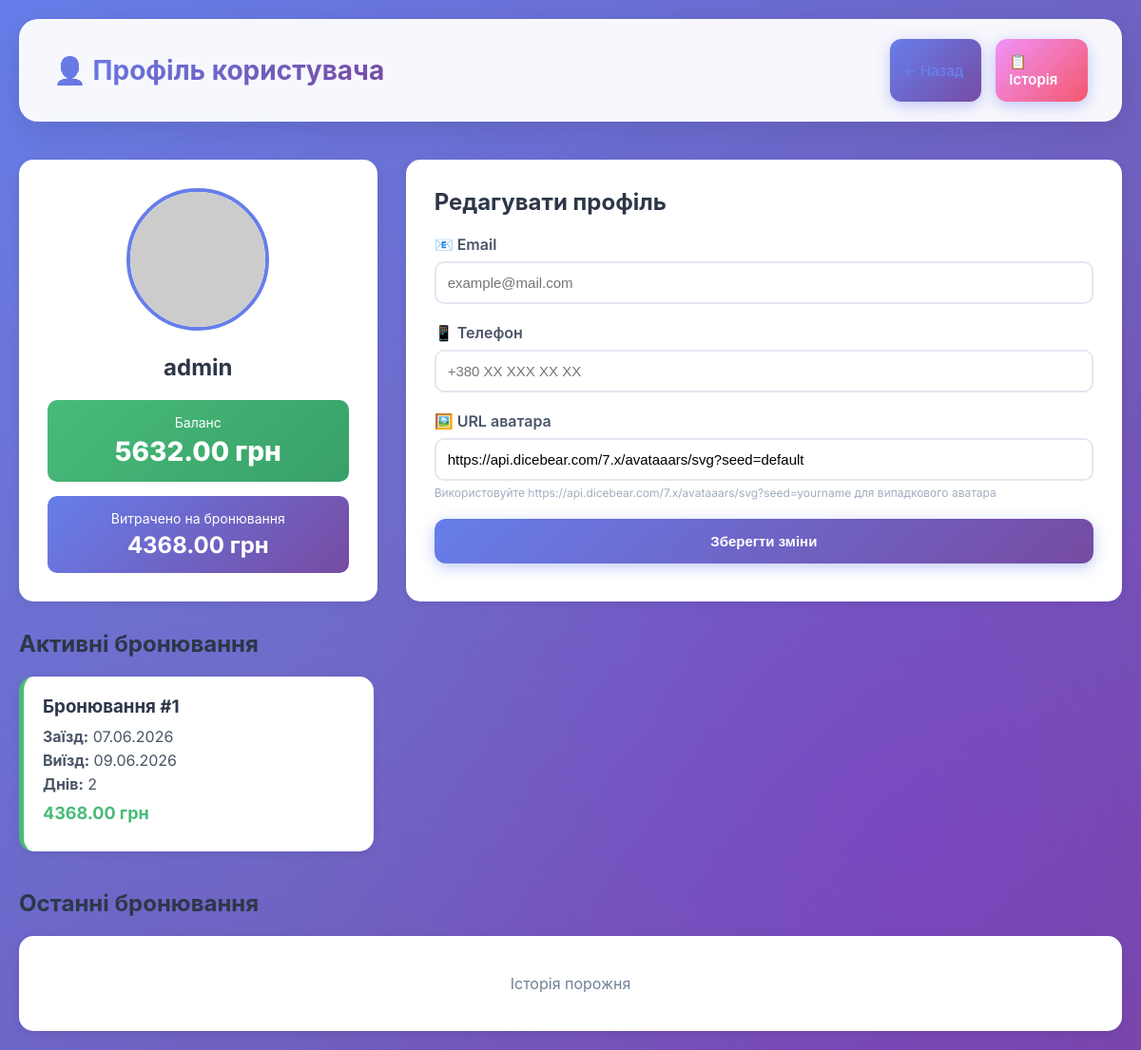
Screenshot of /profile (signed in) with the database file from the repository.
### database.py (models this page shows)
class User(db.Model):
    __tablename__ = "users"
    id: Mapped[int] = mapped_column(primary_key=True)
    username: Mapped[str] = mapped_column(String(50), unique=True, nullable=False)
    password: Mapped[str] = mapped_column(String(256), nullable=False)
    balance: Mapped[float] = mapped_column(Float, default=0.0, nullable=False)
    email: Mapped[str] = mapped_column(String(100), nullable=True)
    phone: Mapped[str] = mapped_column(String(20), nullable=True)
    avatar_url: Mapped[str] = mapped_column(String(200), nullable=True, default="https://api.dicebear.com/7.x/avataaars/svg?seed=default")
    is_admin: Mapped[bool] = mapped_column(Boolean, default=False, nullable=False)

class Booking(db.Model):
    __tablename__ = "bookings"
    id: Mapped[int] = mapped_column(primary_key=True)
    user_id: Mapped[int] = mapped_column(ForeignKey("users.id"), nullable=False)
    product_id: Mapped[int] = mapped_column(ForeignKey("products.id"), nullable=False)
    check_in: Mapped[datetime] = mapped_column(Date, nullable=False)
    check_out: Mapped[datetime] = mapped_column(Date, nullable=False)
    total_price: Mapped[float] = mapped_column(Float, nullable=False)
    status: Mapped[str] = mapped_column(String(20), default="active", nullable=False)
    created_at: Mapped[datetime] = mapped_column(DateTime, default=datetime.utcnow)
    cancelled_at: Mapped[datetime] = mapped_column(DateTime, nullable=True)

### app.py (the view)
@app.route('/profile')
def profile():
    if 'user_id' not in session:
        return redirect(url_for('login'))
    user = db.session.execute(db.select(User).filter_by(id=session['user_id'])).scalar_one_or_none()
    if not user:
        flash("Користувача не знайдено!")
        return redirect(url_for('login'))
    active_bookings = db.session.execute(
        db.select(Booking).filter_by(user_id=session['user_id'], status='active').order_by(Booking.check_in)
    ).scalars().all()
    past_bookings = db.session.execute(
        db.select(Booking).filter(
            Booking.user_id == session['user_id'],
            (Booking.status == 'cancelled') | (Booking.check_out < date.today())
        ).order_by(Booking.created_at.desc()).limit(10)
    ).scalars().all()
    total_spent = db.session.execute(
        db.select(db.func.sum(Booking.total_price)).filter_by(user_id=session['user_id'], status='active')
    ).scalar() or 0.0
    return render_template(
        'profile.html',
        user=user,
        active_bookings=active_bookings,
        past_bookings=past_bookings,
        total_spent=total_spent
    )

### templates/profile.html (shortened to what this page needs)
<!DOCTYPE html>
<html lang="uk">
<head>
    <link rel="stylesheet" href="{{ url_for('static', filename='style.css') }}">
</head>
<body>
    <div class="container">
        <div class="header-box">
            <h1>👤 Профіль користувача</h1>
            <div style="display: flex; gap: 15px;">
                <a href="{{ url_for('index') }}" class="btn-book" style="text-decoration: none; background: linear-gradient(135deg, #667eea 0%, #764ba2 100%);">← Назад</a>
                <a href="{{ url_for('booking_history') }}" class="btn-book" style="text-decoration: none; background: linear-gradient(135deg, #f093fb 0%, #f5576c 100%);">📋 Історія</a>
            </div>
        </div>
        <div style="display: grid; grid-template-columns: 1fr 2fr; gap: 30px; margin-bottom: 30px;">
            <div style="background: white; padding: 30px; border-radius: 15px; box-shadow: 0 2px 10px rgba(0,0,0,0.08); text-align: center;">
                <img src="{{ user.avatar_url }}" alt="Avatar" style="width: 150px; height: 150px; border-radius: 50%; margin-bottom: 20px; border: 4px solid #667eea;">
                <h2 style="color: #2d3748; margin-bottom: 10px;">{{ user.username }}</h2>
                <div style="background: linear-gradient(135deg, #48bb78 0%, #38a169 100%); color: white; padding: 15px; border-radius: 10px; margin-top: 20px;">
                    <div style="font-size: 14px; margin-bottom: 5px;">Баланс</div>
                    <div style="font-size: 28px; font-weight: 800;">{{ "%.2f"|format(user.balance) }} грн</div>
                </div>
                <div style="background: linear-gradient(135deg, #667eea 0%, #764ba2 100%); color: white; padding: 15px; border-radius: 10px; margin-top: 15px;">
                    <div style="font-size: 14px; margin-bottom: 5px;">Витрачено на бронювання</div>
                    <div style="font-size: 24px; font-weight: 700;">{{ "%.2f"|format(total_spent) }} грн</div>
                </div>
            </div>
            <div style="background: white; padding: 30px; border-radius: 15px; box-shadow: 0 2px 10px rgba(0,0,0,0.08);">
                <h2 style="color: #2d3748; margin-bottom: 20px;">Редагувати профіль</h2>
                <form action="{{ url_for('update_profile') }}" method="post" style="display: flex; flex-direction: column; gap: 20px;">
                    <div>
                        <label style="display: block; margin-bottom: 8px; color: #4a5568; font-weight: 600;">📧 Email</label>
                        <input type="email" name="email" value="{{ user.email or '' }}" placeholder="example@mail.com" style="width: 100%; padding: 12px; border: 2px solid #e2e8f0; border-radius: 10px; font-size: 15px;">
                    </div>
                    <div>
                        <label style="display: block; margin-bottom: 8px; color: #4a5568; font-weight: 600;">📱 Телефон</label>
                        <input type="tel" name="phone" value="{{ user.phone or '' }}" placeholder="+380 XX XXX XX XX" style="width: 100%; padding: 12px; border: 2px solid #e2e8f0; border-radius: 10px; font-size: 15px;">
                    </div>
                    <div>
                        <label style="display: block; margin-bottom: 8px; color: #4a5568; font-weight: 600;">🖼️ URL аватара</label>
                        <input type="url" name="avatar_url" value="{{ user.avatar_url or '' }}" placeholder="https://example.com/avatar.png" style="width: 100%; padding: 12px; border: 2px solid #e2e8f0; border-radius: 10px; font-size: 15px;">
                        <p style="font-size: 12px; color: #a0aec0; margin-top: 5px;">Використовуйте https://api.dicebear.com/7.x/avataaars/svg?seed=yourname для випадкового аватара</p>
                    </div>
                    <button type="submit" class="btn-book" style="width: 100%; padding: 15px;">Зберегти зміни</button>
                </form>
            </div>
        </div>
        <h2 style="color: #2d3748; margin-bottom: 20px;">Активні бронювання</h2>
        {% if active_bookings %}
            <div style="display: grid; grid-template-columns: repeat(auto-fill, minmax(300px, 1fr)); gap: 20px; margin-bottom: 40px;">
                {% for booking in active_bookings %}
                    {% for p in [booking] %}
                        <div style="background: white; padding: 20px; border-radius: 15px; box-shadow: 0 2px 10px rgba(0,0,0,0.08); border-left: 5px solid #48bb78;">
                            <h3 style="color: #2d3748; margin-bottom: 10px;">Бронювання #{{ booking.id }}</h3>
                            <p style="color: #4a5568; margin: 5px 0;"><strong>Заїзд:</strong> {{ booking.check_in.strftime('%d.%m.%Y') }}</p>
                            <p style="color: #4a5568; margin: 5px 0;"><strong>Виїзд:</strong> {{ booking.check_out.strftime('%d.%m.%Y') }}</p>
                            <p style="color: #4a5568; margin: 5px 0;"><strong>Днів:</strong> {{ (booking.check_out - booking.check_in).days }}</p>
                            <p style="color: #48bb78; margin: 10px 0; font-size: 18px; font-weight: 700;">{{ "%.2f"|format(booking.total_price) }} грн</p>
                        </div>
                    {% endfor %}
                {% endfor %}
            </div>
        {% else %}
            <div style="background: white; padding: 40px; border-radius: 15px; box-shadow: 0 2px 10px rgba(0,0,0,0.08); text-align: center; margin-bottom: 40px;">
                <p style="color: #718096; font-size: 16px;">Немає активних бронювань</p>
            </div>
        {% endif %}
        <h2 style="color: #2d3748; margin-bottom: 20px;">Останні бронювання</h2>
        {% if past_bookings %}
            <div style="background: white; border-radius: 15px; box-shadow: 0 2px 10px rgba(0,0,0,0.08); overflow: hidden;">
                <table style="width: 100%; border-collapse: collapse;">
                    <thead style="background: #f7fafc;">
                        <tr>
                            <th style="padding: 12px; text-align: left; color: #4a5568; font-weight: 600; font-size: 14px;">ID</th>
                            <th style="padding: 12px; text-align: left; color: #4a5568; font-weight: 600; font-size: 14px;">Дати</th>
                            <th style="padding: 12px; text-align: right; color: #4a5568; font-weight: 600; font-size: 14px;">Ціна</th>
                            <th style="padding: 12px; text-align: center; color: #4a5568; font-weight: 600; font-size: 14px;">Статус</th>
                        </tr>
                    </thead>
                    <tbody>
                        {% for booking in past_bookings %}
                            <tr style="border-bottom: 1px solid #e2e8f0;">
                                <td style="padding: 12px; color: #2d3748; font-weight: 600;">#{{ booking.id }}</td>
                                <td style="padding: 12px; color: #4a5568;">{{ booking.check_in.strftime('%d.%m.%Y') }} - {{ booking.check_out.strftime('%d.%m.%Y') }}</td>
                                <td style="padding: 12px; text-align: right; color: #48bb78; font-weight: 700;">{{ "%.2f"|format(booking.total_price) }} грн</td>
                                <td style="padding: 12px; text-align: center;">
                                    {% if booking.status == 'cancelled' %}
                                        <span style="background: #fed7d7; color: #742a2a; padding: 4px 12px; border-radius: 15px; font-size: 13px; font-weight: 600;">Скасовано</span>
                                    {% else %}
                                        <span style="background: #e2e8f0; color: #4a5568; padding: 4px 12px; border-radius: 15px; font-size: 13px; font-weight: 600;">Завершено</span>
                                    {% endif %}
                                </td>
                            </tr>
                        {% endfor %}
                    </tbody>
                </table>
            </div>
        {% else %}
            <div style="background: white; padding: 40px; border-radius: 15px; box-shadow: 0 2px 10px rgba(0,0,0,0.08); text-align: center;">
                <p style="color: #718096; font-size: 16px;">Історія порожня</p>
            </div>
        {% endif %}
    </div>
</body>
</html>

### static/style.css (style rules this page uses)
* { margin: 0; padding: 0; box-sizing: border-box; }
body { font-family: 'Inter', -apple-system, BlinkMacSystemFont, 'Segoe UI', sans-serif; background: linear-gradient(135deg, #667eea 0%, #764ba2 100%); min-height: 100vh; padding: 20px; position: relative; overflow-x: hidden; }
body::before { content: ''; position: fixed; top: 0; left: 0; width: 100%; height: 100%; background: radial-gradient(circle at 20% 50%, rgba(120, 119, 198, 0.3), transparent 50%), radial-gradient(circle at 80% 80%, rgba(138, 43, 226, 0.3), transparent 50%); pointer-events: none; z-index: 0; }
.container { max-width: 1400px; margin: 0 auto; position: relative; z-index: 1; }
.header-box { display: flex; justify-content: space-between; align-items: center; background: rgba(255, 255, 255, 0.95); backdrop-filter: blur(20px); padding: 20px 35px; border-radius: 20px; box-shadow: 0 8px 32px rgba(0, 0, 0, 0.1); margin-bottom: 40px; border: 1px solid rgba(255, 255, 255, 0.3); animation: slideDown 0.6s ease-out; }
.header-box h1 { margin: 0; font-size: 28px; font-weight: 700; background: linear-gradient(135deg, #667eea 0%, #764ba2 100%); -webkit-background-clip: text; -webkit-text-fill-color: transparent; background-clip: text; }
.btn-book { width: 100%; padding: 14px; background: linear-gradient(135deg, #667eea 0%, #764ba2 100%); color: white; border: none; border-radius: 12px; font-weight: 600; cursor: pointer; font-size: 15px; transition: all 0.3s ease; box-shadow: 0 4px 15px rgba(102, 126, 234, 0.4); position: relative; overflow: hidden; }
.btn-book::before { content: ''; position: absolute; top: 0; left: -100%; width: 100%; height: 100%; background: linear-gradient(90deg, transparent, rgba(255, 255, 255, 0.3), transparent); transition: left 0.5s ease; }
a[href="/"] { text-decoration: none; color: #667eea; font-weight: 600; transition: all 0.3s ease; display: inline-flex; align-items: center; gap: 5px; }

### rows the page displays
User: username "admin", balance "5632.00", avatar_url "https://api.dicebear.com/7.x/avataaars/svg?seed=default"
Booking: id "1", check_in "07.06.2026", check_out "09.06.2026", (booking.check_out-booking.check_in).days "2", total_price "4368.00"

### other values shown
{{ "%.2f"|format(total_spent) }} "4368.00"
